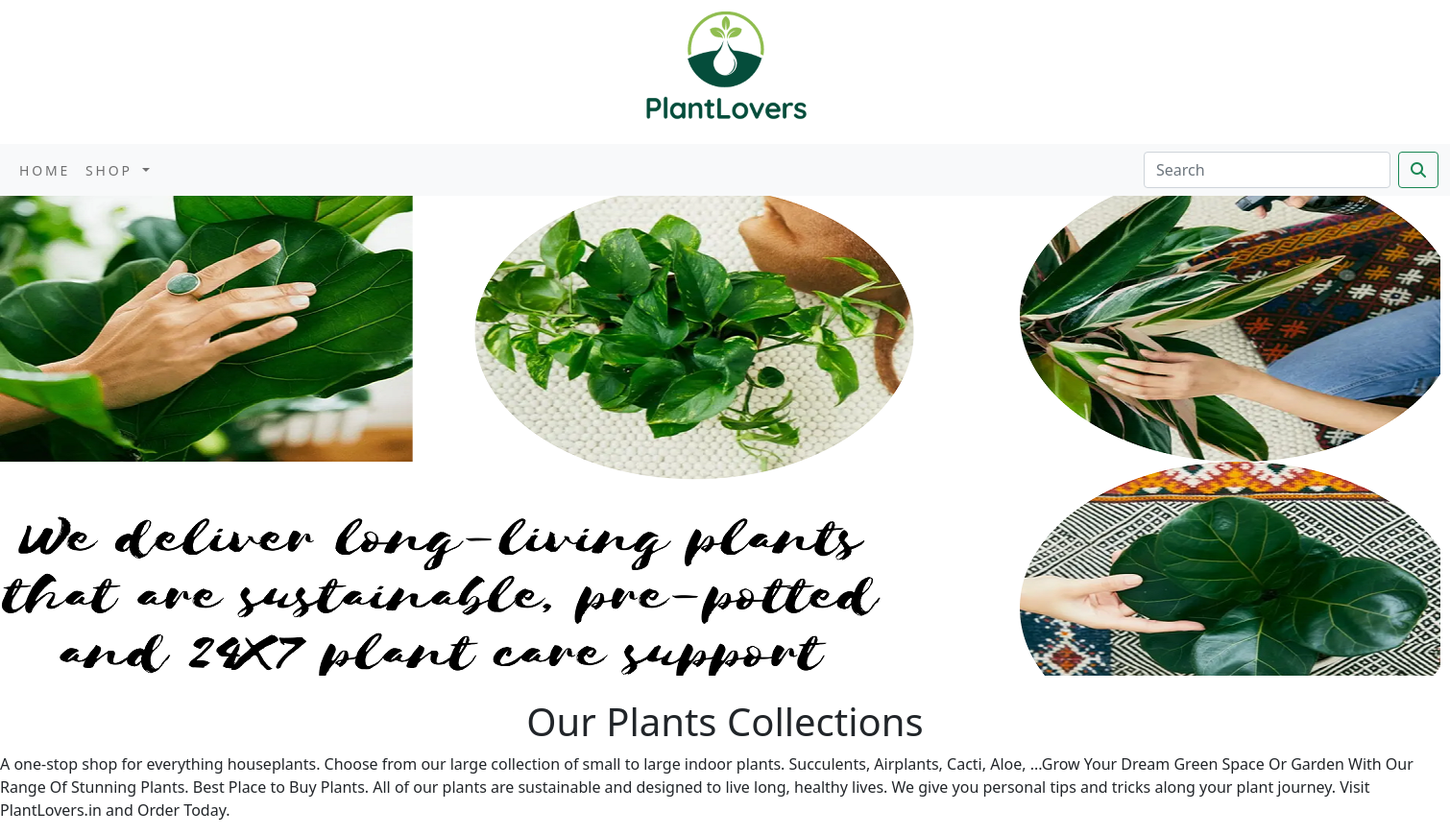
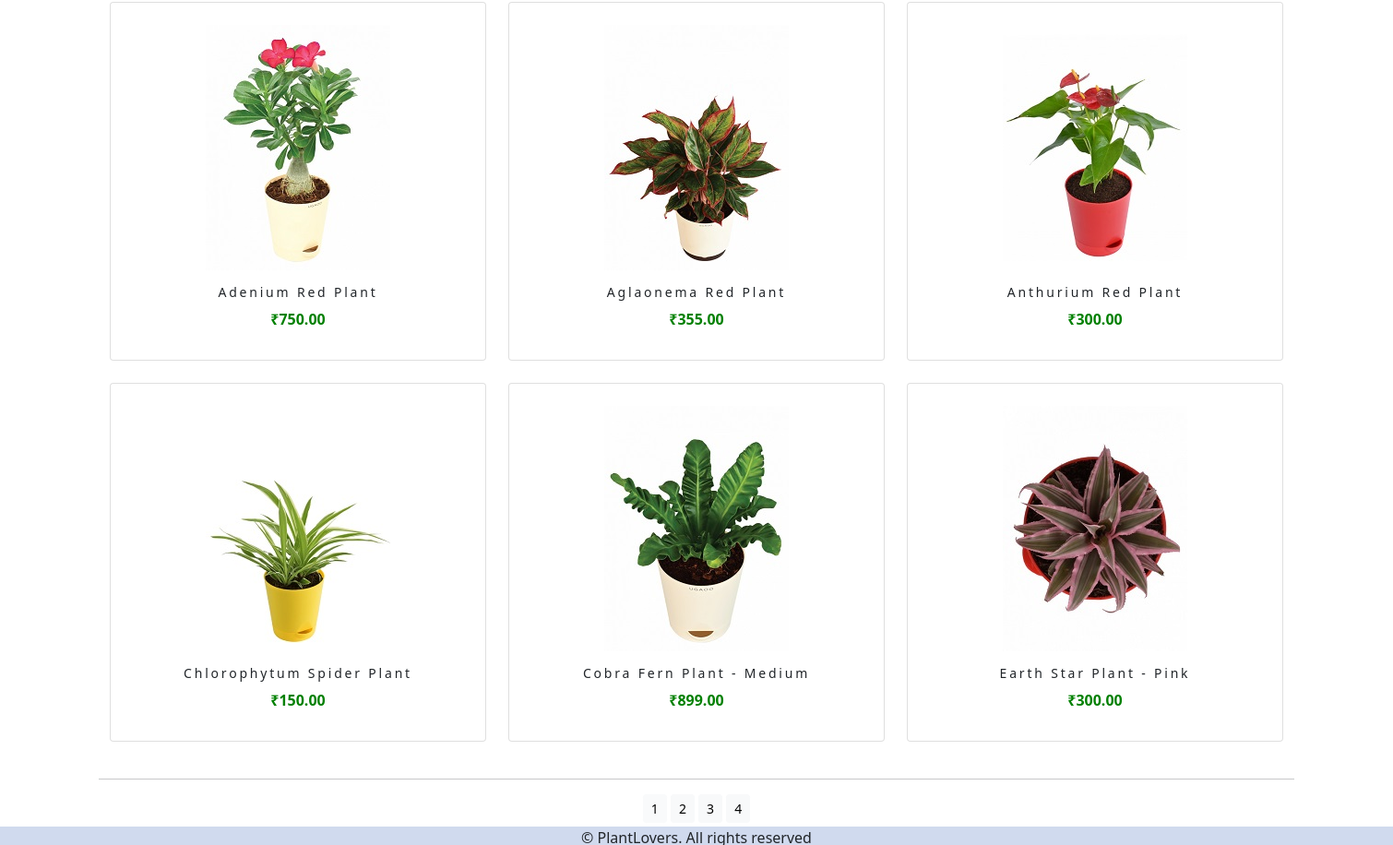
The page /shopapp/ on the database its author committed (2 pictures, top to bottom).
### shopapp/models.py (models this page shows, shortened)
class Product(models.Model):
    name=models.CharField(max_length=250,unique=True)
    slug=models.SlugField(max_length=250,unique=True)
    description=models.TextField(blank=True)
    price=models.DecimalField(max_digits=10,decimal_places=2)
    category=models.ForeignKey(Category,on_delete=models.CASCADE)
    image=models.ImageField(upload_to='product',blank=True)
    stock=models.IntegerField()
    available=models.BooleanField(default=True)
    created=models.DateTimeField(auto_now_add=True)
    updated=models.DateTimeField(auto_now=True)
    def get_url(self):
        return reverse('shopapp:prodCatdetail',args=[self.category.slug,self.slug])
    class Meta:
        ordering=('name',)
        verbose_name='product'
        verbose_name_plural='products'

### shopapp/views.py (the view)
# urls.py: path('', views.allPodCat, name='allPodCat'),
def allPodCat(request,c_slug=None):
    c_page=None
    products_list=None
    if c_slug!=None:
        c_page=get_object_or_404(Category, slug=c_slug)
        products_list=Product.objects.all().filter(category=c_page,available=True)
    else:
        products_list=Product.objects.all().filter(available=True)
    paginator=Paginator(products_list,6)
    try:
        page=int(request.GET.get('page'))
    except:
        page=1
    try:
        products=paginator.get_page(page)
    except(EmptyPage,InvalidPage):
        products=paginator.page(paginator.num_pages)
    return render(request,"category.html",{'category':c_page,'products':products})

### cart/context_processors.py (called while the page is built)
def counter(request):
    item_count=0
    if 'admin'in request.path:
        return{}
    else:
        try:
            cart=Cart.objects.filter(cart_id=_cart_id(request))
            cart_items=CartItem.objects.all().filter(cart=cart[:1])
            for cart_item in cart_items:
                item_count +=cart_item.quantity
        except Cart.DoesNotExist:
            item_count=0
    return dict(item_count=item_count)

### cart/views.py (called while the page is built)
def _cart_id(request):
     cart=request.session.session_key
     if not cart:
          cart=request.session.create()
     return cart

### shopapp/context_processors.py (called while the page is built)
def menu_links(request):
    links=Category.objects.all()
    return dict(links=links)

### shopapp/models.py (called while the page is built)
    def get_url(self):
        return reverse('shopapp:products_by_category',args=[self.slug])

### templates/category.html (shortened to what this page needs)
{% extends 'base.html' %}
{% load static %}
{% block content %}
<div class="mx-auto">
    {% if category %}
       <img class="my_image" src="{{category.image.url}}" alt="{{category.name}}">
</div>
    <br>
<div>
      <h1 class="text-center my_title">{{category.name}}</h1
        <p class="text-justify">{{category.description}}</p>
</div>
    {% else %}
<div>
    <img class="my_image my_image_padding" src="{% static 'img/banner.png' %}" alt="Our Products">
</div>
<br>
<div>
       <h1 class="text-center my_title">Our Plants Collections</h1>
       <p class="text-justify">A one-stop shop for everything houseplants. Choose from our large collection of small to large indoor plants. Succulents, Airplants, Cacti, Aloe, ...Grow Your Dream Green Space Or Garden With Our Range Of Stunning Plants. Best Place to Buy Plants. All of our plants are sustainable and designed to live long, healthy lives. We give you personal tips and tricks along your plant journey. Visit PlantLovers.in and Order Today.
</p>
</div>
    {% endif %}
<div class="container">
    <div class="card-deck">
    <div class="row mx-auto">
        {% for product in products.object_list %}
        <div class="my bottom margin col-9 col-lg-4 col-sm-6 mb-4 col-md-4 xol-lg-4">
            <div class="card text-center" style="min-width: 18rem;">
                <div class="card-block">
                    <a href="{{product.get_url}}"><img class = "card-img-top my_image"><img src="{{product.image.url}}" alt="{{product.name}}"></a>
                    <div class="card-body">
                        <h4>{{product.name}}</h4>
                        <p style="color:green;"><b>₹{{product.price}}</b></p>
                    </div>
                </div>
            </div>
        </div>
        {% endfor %}
    </div>
    </div>
    <div class="mx-auto">
        {% if products.paginator.num_pages > 1 %}
        <hr>
        <div class="text-center">
            {% for pg in products.paginator.page_range %}
                <a href="?page={{pg}}" class="btn btn-light btn-sm {% if products.number == pg %} active {% endif %}" >{{pg}}</a>
            {% endfor %}
        </div>
        {% endif %}
    </div>
</div>
{% endblock %}

### templates/base.html (shortened to what this page needs)
{% load static %}
<!DOCTYPE html>
<html lang="en">
<head>
    <link rel="stylesheet" href="{% static 'css/custom.css' %}">
    <link href="{% static 'css/bootstrap.min.css' %}" rel="stylesheet">
</head>
<body>
<div>
    {% include 'header.html' %}
    {% include 'nav.html' %}
    {% block content %}
    {% endblock %}
    </div>
    {% include 'footer.html' %}
</body>
</html>

### templates/header.html
{% load static %}
<header>
    <center>
       <a href="{% url 'shopapp:allPodCat' %}"> <img src="{% static 'img/logo2.png' %}" alt="logoimage"></a>
    </center>
</header>

### templates/nav.html (shortened to what this page needs)
<nav class="navbar navbar-expand-lg navbar-light bg-light">
  <div class="container-fluid">
    <div class="collapse navbar-collapse" id="navbarSupportedContent">
      <ul class="navbar-nav me-auto mb-2 mb-lg-0">
        <li class="nav-item">
          <a class="nav-link" href="{% url 'shopapp:allPodCat' %}">Home</a>
        </li>
        <li class="nav-item dropdown  {% if 'shopapp' in request.path %} active {% endif %}">
          <a class="nav-link dropdown-toggle" href="#" id="navbarDropdown" role="button" data-bs-toggle="dropdown" aria-expanded="false">
            Shop
          </a>
        </li>
      </ul>
      <form class="d-flex"  action="{% url 'search_App:searchResult' %}" method="get">
        <input class="form-control me-2" type="search" placeholder="Search" name="q" aria-label="Search">
        <button class="btn btn-outline-success" type="submit"><i class="fa fa-search" ></i></button>
      </form>
    </div>
  </div>
</nav>

### templates/footer.html (shortened to what this page needs)
<div class="footer navbar-fixed-bottom">
    <p class="text-center">&copy; PlantLovers. All rights reserved</p>
</div>

### static/css/custom.css (style rules this page uses)
body { font-family: 'Open Sans', sans-serif; }
.nav-item { letter-spacing:.2em; font-size: 14px; text-transform:uppercase; }
.card-body h4 { font-size:14px; text_transform:uppercase; letter-spacing: .2em; }

### templates/footer.html (style rules this page uses)
.footer { position:fixed; bottom:0; left:0; width:100%; height: 20px; background-color: #D0DAEE; }

### rows shown on the page
Product: image (picture), name "Adenium Red Plant", price "750.00"
Product: image (picture), name "Aglaonema Red Plant", price "355.00"
Product: image (picture), name "Anthurium Red Plant", price "300.00"
Product: image (picture), name "Chlorophytum Spider Plant", price "150.00"
Product: image (picture), name "Cobra Fern Plant - Medium", price "899.00"
Product: image (picture), name "Earth Star Plant - Pink", price "300.00"

### other values the page prints
{{ pg }} "1" "2" "3" "4"
